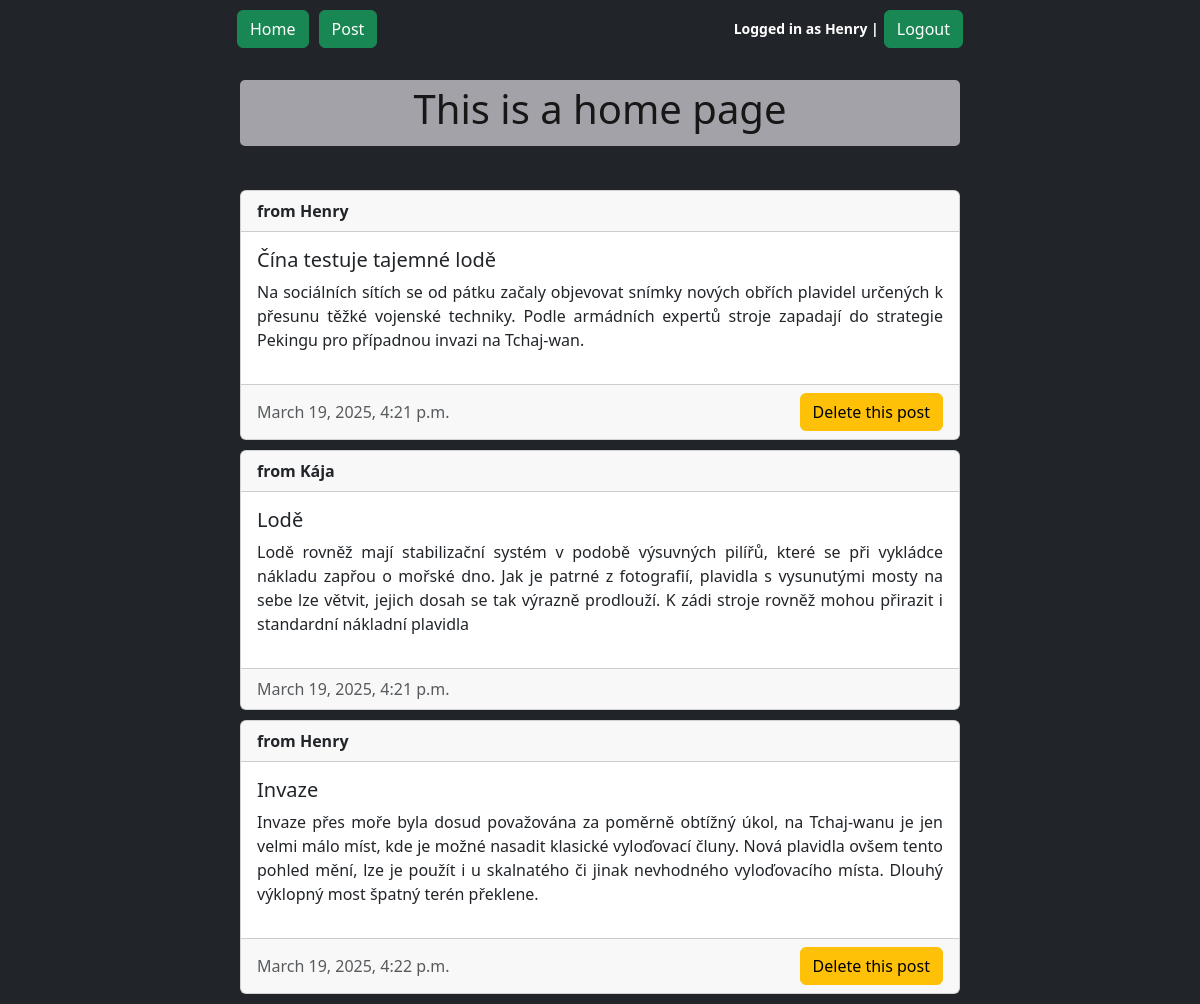
/ (signed in), run on the app's committed database.
### main/models.py (models this page shows, shortened)
class Post(models.Model):
    author = models.ForeignKey(User, on_delete=models.CASCADE)
    title = models.CharField(max_length=200)
    description = models.TextField()
    created_at = models.DateTimeField(auto_now_add=True)
    updated_at = models.DateTimeField(auto_now=True)

### main/views.py (the view, shortened to what this page needs)
@login_required(login_url="/login")     # if not login, redirect to: /login
def index(request):
    posts = Post.objects.all()
    return render(request, 'main/index.html', {"posts":posts})

### main/templates/main/index.html (shortened to what this page needs)
{% extends "base.html" %}
{% load crispy_forms_tags %}
{% load static %}
{% block css_files %}    <link rel="stylesheet" href="{% static 'main/styles/index.css' %}">
{% endblock css_files %}
{% block page_title %} This is a home page
{% endblock page_title %}
{% block content %}
{% for post in posts %}
<div class="card">
    <div class="card-header">
        <strong>from {{ post.author.username }}</strong>
    </div>
    <div class="card-body d-flex flex-row justify-content-between">
        <div>
            <h5 class="card-title">{{ post.title }}</h5>
            <p>{{ post.description }}</p>
        </div>
    </div>
    <div class="card-footer text-muted">
        <div>
            {{post.created_at}}
        </div>
        <div>
            {% if user == post.author or perms.main.delete_post %}
                <form method="post">
                    <button
                    type="submit"
                    class="btn btn-warning"
                    name="post-id"
                    value="{{ post.id }}">
                        Delete this post
                    </button>
                </form>
            {% endif %}
        </div>
    </div>
</div>
{% empty %}
<p>No posts yet :-(</p>
{% endfor %}
{% endblock content %}

### templates/base.html (shortened to what this page needs)
{% load static %}
{% load crispy_forms_tags %}
<!DOCTYPE html>
<html lang="en">
<head>
    <link rel="stylesheet" href="{% static 'styles/bootstrap.min.css' %}">
    <link rel="stylesheet" href="{% static 'styles/base.css' %}">
    {% block css_files %}
    {% endblock css_files %}
</head>
<body>
    <nav class="navbar navbar-expand-lg navbar-dark bg-dark">
        <div class="container-fluid">
            <div>
                <ul class="navbar-nav">
                    <li class="nav-item">
                        <form method="post" action="{% url 'index' %}">
                            <button type="submit" class="btn btn-success">Home</button>
                        </form>
                    </li>
                    <li class="nav-item">
                        <form method="post" action="{% url 'create_post' %}">
                            <button type="submit" class="btn btn-success">Post</button>
                        </form>
                    </li>
                </ul>
            </div>
            <div>
                <ul class="navbar-nav">
                {% if user.is_authenticated %}
                    <span class="navbar-text">Logged in as {{ user.username }} |</span>
                    <li class="nav-item">
                        <form method="post" action="{% url 'logout' %}">
                            <button type="submit" class="btn btn-success">Logout</button>
                        </form>
                    </li>
                {% endif %}
                </ul>
            </div>
        </div>
    </nav>
    <div class= "h1_title">
        <h1>
            {% block page_title %}
            {% endblock page_title %}
        </h1>
    </div>
    <div class="container">
        {% block content %}
        {% endblock content %}
    </div>
</body>
</html>

### static/styles/base.css (style rules this page uses)
body { background-color: #212529; color: white; }
nav.navbar { position: fixed; padding: 10px 10px; top: 0; width: 65vw; left: 50%; transform: translateX(-50%); z-index: 1001; background: #333; color: white; display: flex; justify-content: center; align-items: center; }
li.nav-item { margin: 0px 5px; }
span.navbar-text { color: white; font-size: 14px; font-weight: bold; }
div.h1_title { color: #171717; background-color: #a2a2a8; padding: 5px; position: absolute; top: 80px; left: 50%; transform: translateX(-50%); width: 60vw; z-index: 999; display: flex; justify-content: center; align-items: center; border-radius: 5px; }
div.container { margin: 100px 0px; padding: 0px; position: absolute; top: 80px; left: 50%; transform: translateX(-50%); width: 60vw; flex-direction: column; justify-content: center; align-items: center; }

### main/static/main/styles/index.css (style rules this page uses)
div.card { margin: 10px 0px; width: 100%; text-align: justify; }
.card-footer { display: flex; justify-content: space-between; align-items: center; }

### data on the page
Post: author.username "Henry", title "Čína testuje tajemné lodě", description "Na sociálních sítích se od pátku začaly objevovat snímky nových obřích plavidel určených k přesunu těžké vojenské techniky. Podle armádních expertů stroje zapadají do strategie Pekingu pro případnou invazi na Tchaj-wan.", created_at "March 19, 2025, 4:21 p.m.", {{ post.id }} 23 (drawn)
Post: author.username "Kája", title "Lodě", description "Lodě rovněž mají stabilizační systém v podobě výsuvných pilířů, které se při vykládce nákladu zapřou o mořské dno. Jak je patrné z fotografií, plavidla s vysunutými mosty na sebe lze větvit, jejich dosah se tak výrazně prodlouží. K zádi stroje rovněž mohou přirazit i standardní nákladní plavidla", created_at "March 19, 2025, 4:21 p.m."
Post: author.username "Henry", title "Invaze", description "Invaze přes moře byla dosud považována za poměrně obtížný úkol, na Tchaj-wanu je jen velmi málo míst, kde je možné nasadit klasické vyloďovací čluny. Nová plavidla ovšem tento pohled mění, lze je použít i u skalnatého či jinak nevhodného vyloďovacího místa. Dlouhý výklopný most špatný terén překlene.", created_at "March 19, 2025, 4:22 p.m.", {{ post.id }} 26 (drawn)

### other printed values
{{ user.username }} "Henry"
